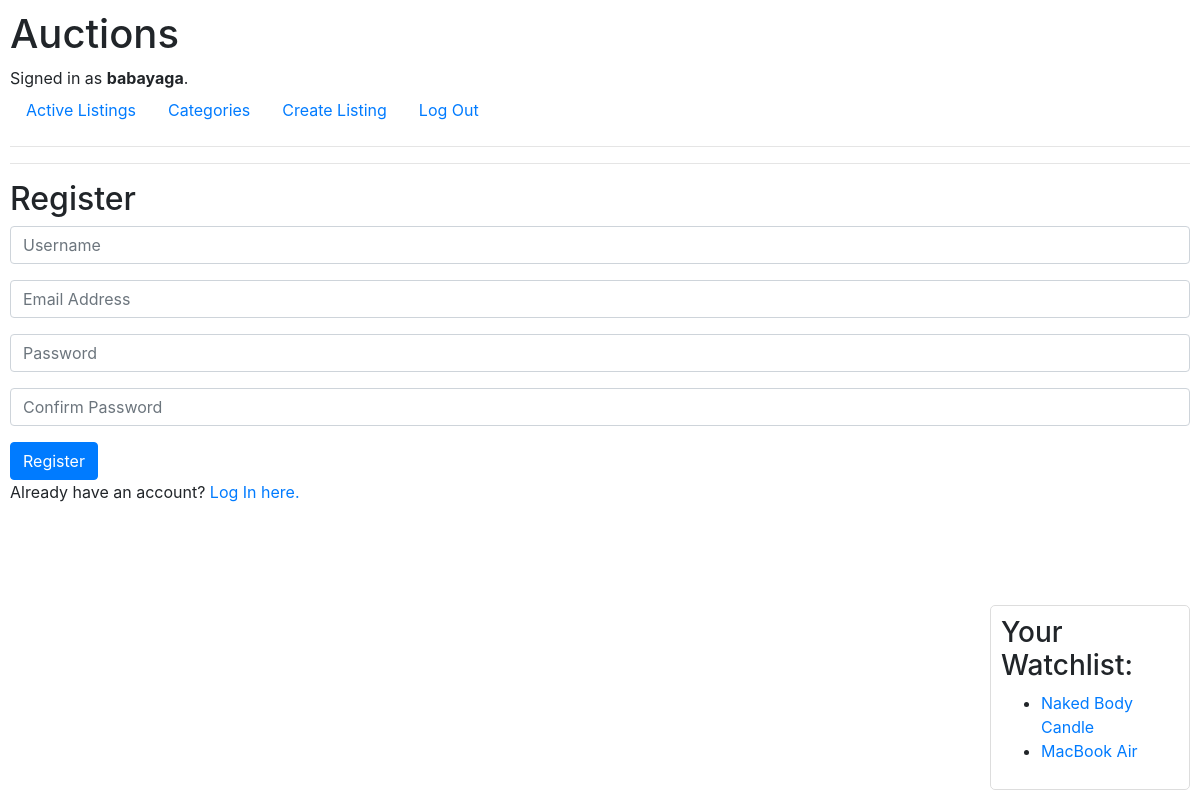
Screenshot of /register (signed in) with the database file from the repository.
### auctions/models.py (models this page shows, shortened)
class User(AbstractUser):
    watchlist = models.ManyToManyField('Listing', blank=True, related_name="watched_by")

class Listing(models.Model):
    title = models.CharField(max_length=255)
    description = models.TextField()
    start_bid = models.DecimalField(max_digits=10, decimal_places=2)
    current_bid = models.DecimalField(max_digits=10, decimal_places=2, default=0.0)
    image_url = models.URLField(blank=True, null=True)
    category = models.CharField(max_length=100, blank=True, null=True)
    list_date = models.DateTimeField(auto_now_add=True)
    is_active = models.BooleanField(default=True)
    user = models.ForeignKey(User, on_delete=models.CASCADE)
    winner = models.ForeignKey(User, on_delete=models.SET_NULL, related_name='winning_bids', null=True, blank=True)

### auctions/views.py (the view)
# urls.py: path("register", views.register, name="register"),
def register(request):
    if request.method == "POST":
        username = request.POST["username"]
        email = request.POST["email"]
        password = request.POST["password"]
        confirmation = request.POST["confirmation"]
        if password != confirmation:
            return render(request, "auctions/register.html", {
                "message": "Passwords must match."
            })
        try:
            user = User.objects.create_user(username, email, password)
            user.save()
        except IntegrityError:
            return render(request, "auctions/register.html", {
                "message": "Username already taken."
            })
        login(request, user)
        return HttpResponseRedirect(reverse("index"))
    else:
        return render(request, "auctions/register.html")

### auctions/templates/auctions/register.html (shortened to what this page needs)
{% extends "auctions/layout.html" %}
{% block body %}
    <h2>Register</h2>
    <form action="{% url 'register' %}" method="post">
        <div class="form-group">
            <input class="form-control" autofocus type="text" name="username" placeholder="Username">
        </div>
        <div class="form-group">
            <input class="form-control" type="email" name="email" placeholder="Email Address">
        </div>
        <div class="form-group">
            <input class="form-control" type="password" name="password" placeholder="Password">
        </div>
        <div class="form-group">
            <input class="form-control" type="password" name="confirmation" placeholder="Confirm Password">
        </div>
        <input class="btn btn-primary" type="submit" value="Register">
    </form>
    Already have an account? <a href="{% url 'login' %}">Log In here.</a>
{% endblock %}

### auctions/templates/auctions/layout.html (shortened to what this page needs)
{% load static %}
<!DOCTYPE html>
<html lang="en">
    <head>
        <link rel="stylesheet" href="https://stackpath.bootstrapcdn.com/bootstrap/4.4.1/css/bootstrap.min.css">
        <link href="{% static 'auctions/styles.css' %}" rel="stylesheet">
    </head>
    <body>
        <h1>Auctions</h1>
        <div>
            {% if user.is_authenticated %}
                Signed in as <strong>{{ user.username }}</strong>.
            {% else %}
                Not signed in.
            {% endif %}
        </div>
        <ul class="nav">
            <li class="nav-item">
                <a class="nav-link" href="{% url 'index' %}">Active Listings</a>
            </li>
            <li class="nav-item">
                <a class="nav-link" href="{% url 'categories' %}">Categories</a>
            </li>
            {% if user.is_authenticated %}
                <li class="nav-item">
                    <a class="nav-link" href="{% url 'create_listing' %}">Create Listing</a>
                </li>
                <li class="nav-item">
                    <a class="nav-link" href="{% url 'logout' %}">Log Out</a>
                </li>
            {% endif %}
        </ul>
        <hr>
        {% if user.is_authenticated %}
                <div class="watchlist-section">
                    <h3>Your Watchlist:</h3>
                        <ul>
                            {% for item in user.watchlist.all %}
                                <li><a href="{% url 'listing_page' item.id %}">{{ item.title }}</a></li>
                            {% endfor %}
                        </ul>
                </div>
            {% endif %}
        <hr>
        {% block body %}
        {% endblock %}
    </body>
</html>

### auctions/static/auctions/styles.css (style rules this page uses)
body { padding: 10px; }
.watchlist-section { position: fixed; right: 10px; bottom: 10px; background-color: rgba(255, 255, 255, 0.9); border: 1px solid #ddd; padding: 10px; border-radius: 5px; z-index: 999; width: 200px; overflow-y: auto; max-height: 300px; }

### rows the page displays
User: username "babayaga"
Listing: title "Naked Body Candle"
Listing: title "MacBook Air"
